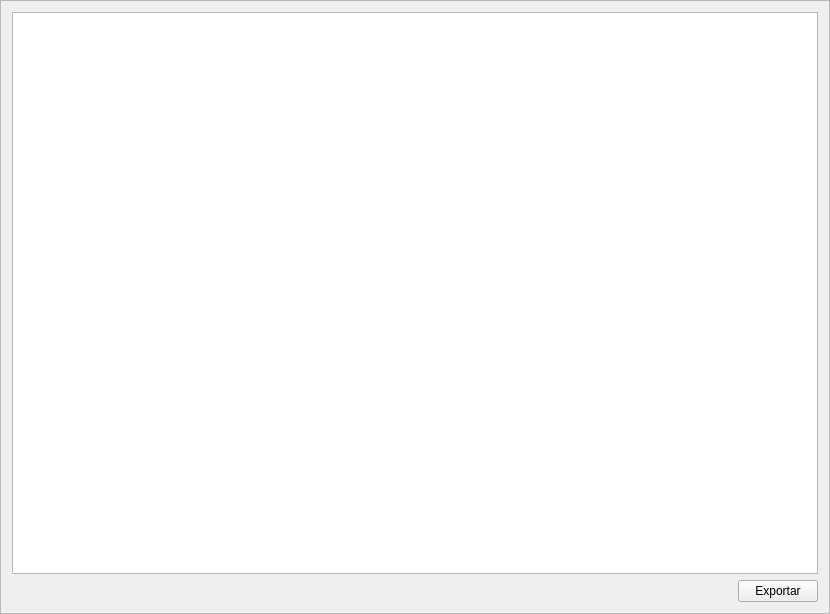
<?xml version="1.0" encoding="UTF-8"?>
<ui version="4.0">
 <class>TransactionsFrame</class>
 <widget class="QFrame" name="TransactionsFrame">
  <property name="geometry">
   <rect>
    <x>0</x>
    <y>0</y>
    <width>830</width>
    <height>614</height>
   </rect>
  </property>
  <property name="windowTitle">
   <string>Frame</string>
  </property>
  <property name="frameShape">
   <enum>QFrame::StyledPanel</enum>
  </property>
  <property name="frameShadow">
   <enum>QFrame::Raised</enum>
  </property>
  <layout class="QVBoxLayout" name="verticalLayout">
   <item>
    <widget class="QTreeView" name="m_transactionsView">
     <property name="sizeAdjustPolicy">
      <enum>QAbstractScrollArea::AdjustIgnored</enum>
     </property>
     <property name="editTriggers">
      <set>QAbstractItemView::AnyKeyPressed|QAbstractItemView::CurrentChanged|QAbstractItemView::EditKeyPressed|QAbstractItemView::SelectedClicked</set>
     </property>
     <property name="alternatingRowColors">
      <bool>true</bool>
     </property>
     <property name="rootIsDecorated">
      <bool>false</bool>
     </property>
     <property name="uniformRowHeights">
      <bool>true</bool>
     </property>
     <property name="itemsExpandable">
      <bool>false</bool>
     </property>
     <property name="sortingEnabled">
      <bool>false</bool>
     </property>
     <attribute name="headerCascadingSectionResizes">
      <bool>true</bool>
     </attribute>
     <attribute name="headerShowSortIndicator" stdset="0">
      <bool>false</bool>
     </attribute>
    </widget>
   </item>
   <item>
    <layout class="QHBoxLayout" name="horizontalLayout">
     <item>
      <spacer name="horizontalSpacer">
       <property name="orientation">
        <enum>Qt::Horizontal</enum>
       </property>
       <property name="sizeHint" stdset="0">
        <size>
         <width>40</width>
         <height>20</height>
        </size>
       </property>
      </spacer>
     </item>
     <item>
      <widget class="QPushButton" name="m_csvButton">
       <property name="text">
        <string>Exportar</string>
       </property>
       <property name="icon">
        <iconset resource="../../resources.qrc">
         <normaloff>:/icons/export</normaloff>:/icons/export</iconset>
       </property>
      </widget>
     </item>
    </layout>
   </item>
  </layout>
 </widget>
 <resources>
  <include location="../../resources.qrc"/>
 </resources>
 <connections>
  <connection>
   <sender>m_csvButton</sender>
   <signal>clicked()</signal>
   <receiver>TransactionsFrame</receiver>
   <slot>exportToCsv()</slot>
   <hints>
    <hint type="sourcelabel">
     <x>761</x>
     <y>587</y>
    </hint>
    <hint type="destinationlabel">
     <x>414</x>
     <y>306</y>
    </hint>
   </hints>
  </connection>
  <connection>
   <sender>m_transactionsView</sender>
   <signal>doubleClicked(QModelIndex)</signal>
   <receiver>TransactionsFrame</receiver>
   <slot>showTransactionDetails(QModelIndex)</slot>
   <hints>
    <hint type="sourcelabel">
     <x>414</x>
     <y>287</y>
    </hint>
    <hint type="destinationlabel">
     <x>414</x>
     <y>306</y>
    </hint>
   </hints>
  </connection>
 </connections>
 <slots>
  <slot>exportToCsv()</slot>
  <slot>showTransactionDetails(QModelIndex)</slot>
 </slots>
</ui>
